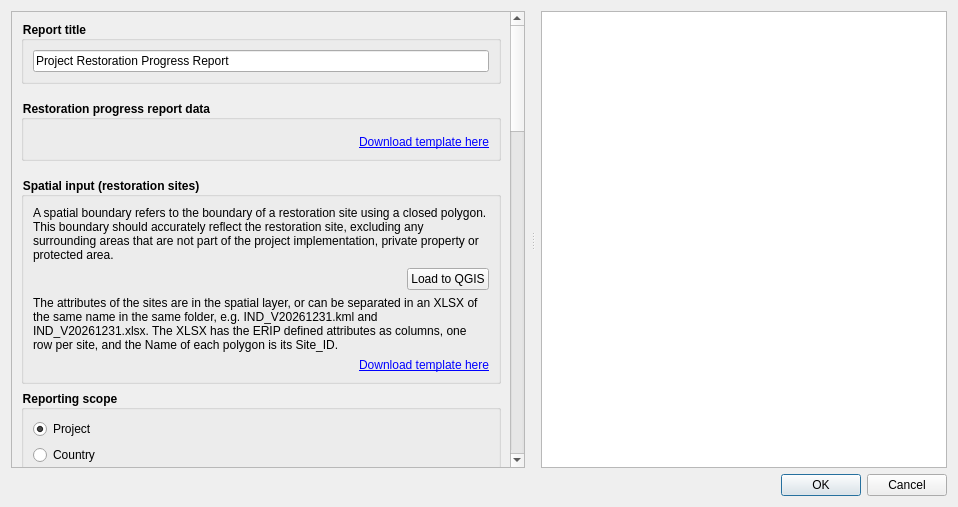
<?xml version="1.0" encoding="UTF-8"?>
<ui version="4.0">
 <class>DlgEcosystemRestorationProgress</class>
 <widget class="QDialog" name="DlgEcosystemRestorationProgress">
  <property name="geometry">
   <rect>
    <x>0</x>
    <y>0</y>
    <width>958</width>
    <height>507</height>
   </rect>
  </property>
  <property name="sizePolicy">
   <sizepolicy hsizetype="Fixed" vsizetype="Fixed">
    <horstretch>0</horstretch>
    <verstretch>0</verstretch>
   </sizepolicy>
  </property>
  <property name="windowTitle">
   <string> Reporting Restoration Progress | Ecosystems Restoration Monitoring</string>
  </property>
  <layout class="QVBoxLayout" name="verticalLayout">
   <item>
    <widget class="QSplitter" name="splitter">
     <property name="orientation">
      <enum>Qt::Horizontal</enum>
     </property>
     <property name="handleWidth">
      <number>16</number>
     </property>
     <widget class="QScrollArea" name="scrollArea">
      <property name="sizePolicy">
       <sizepolicy hsizetype="Preferred" vsizetype="Fixed">
        <horstretch>0</horstretch>
        <verstretch>0</verstretch>
       </sizepolicy>
      </property>
      <property name="widgetResizable">
       <bool>true</bool>
      </property>
      <widget class="QWidget" name="scrollAreaWidgetContents">
       <property name="geometry">
        <rect>
         <x>0</x>
         <y>0</y>
         <width>652</width>
         <height>962</height>
        </rect>
       </property>
       <layout class="QVBoxLayout" name="verticalLayout_2">
        <item>
         <widget class="QGroupBox" name="report_title_box">
          <property name="styleSheet">
           <string notr="true">QGroupBox { font-weight: bold; }</string>
          </property>
          <property name="toolTip">
           <string>Title of the report, on its first page and its reporting scope.</string>
          </property>
          <property name="title">
           <string>Report title</string>
          </property>
          <layout class="QVBoxLayout" name="report_title_box_layout">
           <item>
            <widget class="QLineEdit" name="report_title">
             <property name="toolTip">
              <string>Title of the report, on its first page and its reporting scope.</string>
             </property>
             <property name="text">
              <string>Project Restoration Progress Report</string>
             </property>
            </widget>
           </item>
          </layout>
         </widget>
        </item>
        <item>
         <spacer name="verticalSpacer_2">
          <property name="orientation">
           <enum>Qt::Vertical</enum>
          </property>
          <property name="sizeType">
           <enum>QSizePolicy::Fixed</enum>
          </property>
          <property name="sizeHint" stdset="0">
           <size>
            <width>20</width>
            <height>10</height>
           </size>
          </property>
         </spacer>
        </item>
        <item>
         <widget class="QGroupBox" name="data_xlsx_box">
          <property name="styleSheet">
           <string notr="true">QGroupBox { font-weight: bold; }</string>
          </property>
          <property name="toolTip">
           <string>XLSX file with the target and the reported progress of each sub-indicator.</string>
          </property>
          <property name="title">
           <string>Restoration progress report data</string>
          </property>
          <layout class="QVBoxLayout" name="data_xlsx_box_layout">
           <item>
            <widget class="QgsFileWidget" name="data_xlsx">
             <property name="sizePolicy">
              <sizepolicy hsizetype="Expanding" vsizetype="Fixed">
               <horstretch>0</horstretch>
               <verstretch>0</verstretch>
              </sizepolicy>
             </property>
             <property name="toolTip">
              <string>&lt;html&gt;&lt;head/&gt;&lt;body&gt;&lt;p&gt;XLSX file with one row per sub-indicator of a child project and the columns GEF_CP_ID, Country, indicator, sub_indicator, target and reported_progress.&lt;/p&gt;&lt;/body&gt;&lt;/html&gt;</string>
             </property>
             <property name="filter">
              <string>Excel files (*.xlsx)</string>
             </property>
             <property name="storageMode">
              <enum>QgsFileWidget::GetFile</enum>
             </property>
            </widget>
           </item>
           <item>
            <widget class="QLabel" name="data_xlsx_template_label">
             <property name="text">
              <string>&lt;a href=&quot;template&quot;&gt;Download template here&lt;/a&gt;</string>
             </property>
             <property name="textFormat">
              <enum>Qt::RichText</enum>
             </property>
             <property name="alignment">
              <set>Qt::AlignRight|Qt::AlignVCenter</set>
             </property>
            </widget>
           </item>
          </layout>
         </widget>
        </item>
        <item>
         <spacer name="verticalSpacer_3">
          <property name="orientation">
           <enum>Qt::Vertical</enum>
          </property>
          <property name="sizeType">
           <enum>QSizePolicy::Fixed</enum>
          </property>
          <property name="sizeHint" stdset="0">
           <size>
            <width>20</width>
            <height>10</height>
           </size>
          </property>
         </spacer>
        </item>
        <item>
         <widget class="QGroupBox" name="spatial_layers_box">
          <property name="styleSheet">
           <string notr="true">QGroupBox { font-weight: bold; }</string>
          </property>
          <property name="toolTip">
           <string>Polygon layers of the restoration sites of one country, named [ISO COUNTRY]_V[YYYYMMDD], e.g. IDN_V20261231.</string>
          </property>
          <property name="title">
           <string>Spatial input (restoration sites)</string>
          </property>
          <layout class="QVBoxLayout" name="spatial_layers_box_layout">
           <item>
            <widget class="QLabel" name="spatial_layers_help_label">
             <property name="text">
              <string>A spatial boundary refers to the boundary of a restoration site using a closed polygon. This boundary should accurately reflect the restoration site, excluding any surrounding areas that are not part of the project implementation, private property or protected area.</string>
             </property>
             <property name="wordWrap">
              <bool>true</bool>
             </property>
            </widget>
           </item>
           <item>
            <layout class="QHBoxLayout" name="spatial_layers_layout">
             <item>
              <widget class="QgsFileWidget" name="spatial_layers">
               <property name="sizePolicy">
                <sizepolicy hsizetype="Expanding" vsizetype="Fixed">
                 <horstretch>0</horstretch>
                 <verstretch>0</verstretch>
                </sizepolicy>
               </property>
               <property name="toolTip">
                <string>&lt;html&gt;&lt;head/&gt;&lt;body&gt;&lt;p&gt;GeoJSON, KML, KMZ or Shapefile files of the restoration sites of one country, in WGS 84 (EPSG:4326), with one layer each, named [ISO COUNTRY]_V[YYYYMMDD], e.g. IDN_V20261231.shp. A site has one record in a year, the record of the latest file.&lt;/p&gt;&lt;/body&gt;&lt;/html&gt;</string>
               </property>
               <property name="storageMode">
                <enum>QgsFileWidget::GetMultipleFiles</enum>
               </property>
              </widget>
             </item>
             <item>
              <widget class="QPushButton" name="spatial_layers_load_button">
               <property name="toolTip">
                <string>Load the selected files into the QGIS project, to view or edit them.</string>
               </property>
               <property name="text">
                <string>Load to QGIS</string>
               </property>
              </widget>
             </item>
            </layout>
           </item>
           <item>
            <widget class="QLabel" name="spatial_layers_attributes_help_label">
             <property name="text">
              <string>The attributes of the sites are in the spatial layer, or can be separated in an XLSX of the same name in the same folder, e.g. IND_V20261231.kml and IND_V20261231.xlsx. The XLSX has the ERIP defined attributes as columns, one row per site, and the Name of each polygon is its Site_ID.</string>
             </property>
             <property name="wordWrap">
              <bool>true</bool>
             </property>
            </widget>
           </item>
           <item>
            <widget class="QLabel" name="spatial_layers_template_label">
             <property name="toolTip">
              <string>Save a template of the restoration sites of a country, named [ISO COUNTRY]_V[YYYYMMDD] from the ISO3 and the date entered: a Shapefile with its fields, QGIS form and legend, or a GeoJSON, KML or KMZ with one example site to delete.</string>
             </property>
             <property name="text">
              <string>&lt;a href=&quot;template&quot;&gt;Download template here&lt;/a&gt;</string>
             </property>
             <property name="textFormat">
              <enum>Qt::RichText</enum>
             </property>
             <property name="alignment">
              <set>Qt::AlignRight|Qt::AlignVCenter</set>
             </property>
            </widget>
           </item>
          </layout>
         </widget>
        </item>
        <item>
         <widget class="QGroupBox" name="reporting_scope_box">
          <property name="styleSheet">
           <string notr="true">QGroupBox { font-weight: bold; }</string>
          </property>
          <property name="toolTip">
           <string>Reporting scope of the report: the child projects of the report data, the restoration sites of a country, or a custom AOI.</string>
          </property>
          <property name="title">
           <string>Reporting scope</string>
          </property>
          <layout class="QVBoxLayout" name="reporting_scope_layout">
           <item>
            <widget class="QRadioButton" name="reporting_scope_project_radio_button">
             <property name="toolTip">
              <string>Report all the child projects, or one child project, of the report data.</string>
             </property>
             <property name="text">
              <string>Project</string>
             </property>
             <property name="checked">
              <bool>true</bool>
             </property>
            </widget>
           </item>
           <item>
            <widget class="QRadioButton" name="reporting_scope_country_radio_button">
             <property name="toolTip">
              <string>Report the rows of the report data and the restoration sites of a country.</string>
             </property>
             <property name="text">
              <string>Country</string>
             </property>
            </widget>
           </item>
           <item>
            <widget class="QRadioButton" name="reporting_scope_custom_aoi_radio_button">
             <property name="toolTip">
              <string>Report the restoration sites of the current region. For now, all the restoration sites of all the child projects.</string>
             </property>
             <property name="text">
              <string>Custom AOI</string>
             </property>
            </widget>
           </item>
          </layout>
         </widget>
        </item>
        <item>
         <widget class="QGroupBox" name="child_project_box">
          <property name="styleSheet">
           <string notr="true">QGroupBox { font-weight: bold; }</string>
          </property>
          <property name="title">
           <string>Filter data by projects</string>
          </property>
          <layout class="QVBoxLayout" name="child_project_layout">
           <item>
            <widget class="QRadioButton" name="all_child_projects_radio_button">
             <property name="toolTip">
              <string>Report all the child projects of the report data file.</string>
             </property>
             <property name="text">
              <string>All child projects</string>
             </property>
             <property name="checked">
              <bool>true</bool>
             </property>
            </widget>
           </item>
           <item>
            <layout class="QHBoxLayout" name="select_child_project_layout">
             <item>
              <widget class="QRadioButton" name="child_project_radio_button">
               <property name="toolTip">
                <string>Report only one child project of the report data file.</string>
               </property>
               <property name="text">
                <string>Child project:</string>
               </property>
              </widget>
             </item>
             <item>
              <widget class="QComboBox" name="child_project">
               <property name="enabled">
                <bool>false</bool>
               </property>
               <property name="sizePolicy">
                <sizepolicy hsizetype="Expanding" vsizetype="Fixed">
                 <horstretch>0</horstretch>
                 <verstretch>0</verstretch>
                </sizepolicy>
               </property>
               <property name="toolTip">
                <string>GEF_CP_ID of the child project, from the report data file. Type to search.</string>
               </property>
               <property name="editable">
                <bool>true</bool>
               </property>
               <property name="insertPolicy">
                <enum>QComboBox::NoInsert</enum>
               </property>
              </widget>
             </item>
            </layout>
           </item>
          </layout>
         </widget>
        </item>
        <item>
         <widget class="QGroupBox" name="country_box">
          <property name="styleSheet">
           <string notr="true">QGroupBox { font-weight: bold; }</string>
          </property>
          <property name="title">
           <string>Select country</string>
          </property>
          <layout class="QVBoxLayout" name="country_layout">
           <item>
            <widget class="QComboBox" name="country">
             <property name="toolTip">
              <string>ISO3 of the country of the report, from the Country of the report data file: its rows and the restoration sites of the country. Type to search.</string>
             </property>
             <property name="editable">
              <bool>true</bool>
             </property>
             <property name="insertPolicy">
              <enum>QComboBox::NoInsert</enum>
             </property>
            </widget>
           </item>
          </layout>
         </widget>
        </item>
        <item>
         <spacer name="verticalSpacer_4">
          <property name="orientation">
           <enum>Qt::Vertical</enum>
          </property>
          <property name="sizeType">
           <enum>QSizePolicy::Fixed</enum>
          </property>
          <property name="sizeHint" stdset="0">
           <size>
            <width>20</width>
            <height>10</height>
           </size>
          </property>
         </spacer>
        </item>
        <item>
         <widget class="QGroupBox" name="reporting_period_box">
          <property name="styleSheet">
           <string notr="true">QGroupBox { font-weight: bold; }</string>
          </property>
          <property name="toolTip">
           <string>Reporting period of the report, from the baseline year to the monitoring year. The spatially supported area of a year is the area of the sites with a Date in that year.</string>
          </property>
          <property name="title">
           <string>Reporting period</string>
          </property>
          <layout class="QVBoxLayout" name="reporting_period_box_layout">
           <item>
            <layout class="QHBoxLayout" name="reporting_period_layout">
             <item>
              <spacer name="reporting_period_left_spacer">
               <property name="orientation">
                <enum>Qt::Horizontal</enum>
               </property>
               <property name="sizeHint" stdset="0">
                <size>
                 <width>0</width>
                 <height>0</height>
                </size>
               </property>
              </spacer>
             </item>
             <item>
              <layout class="QVBoxLayout" name="baseline_year_layout">
               <item>
                <widget class="QLabel" name="baseline_year_label">
                 <property name="text">
                  <string>Baseline year</string>
                 </property>
                </widget>
               </item>
               <item>
                <widget class="QSpinBox" name="baseline_year">
                 <property name="toolTip">
                  <string>First year of the reporting period, not after the monitoring year.</string>
                 </property>
                </widget>
               </item>
              </layout>
             </item>
             <item>
              <spacer name="reporting_period_middle_spacer">
               <property name="orientation">
                <enum>Qt::Horizontal</enum>
               </property>
               <property name="sizeType">
                <enum>QSizePolicy::Fixed</enum>
               </property>
               <property name="sizeHint" stdset="0">
                <size>
                 <width>24</width>
                 <height>0</height>
                </size>
               </property>
              </spacer>
             </item>
             <item>
              <layout class="QVBoxLayout" name="reporting_year_layout">
               <item>
                <widget class="QLabel" name="reporting_year_label">
                 <property name="text">
                  <string>Monitoring year</string>
                 </property>
                </widget>
               </item>
               <item>
                <widget class="QSpinBox" name="reporting_year">
                 <property name="toolTip">
                  <string>Last year of the reporting period, not after this year.</string>
                 </property>
                </widget>
               </item>
              </layout>
             </item>
             <item>
              <spacer name="reporting_period_right_spacer">
               <property name="orientation">
                <enum>Qt::Horizontal</enum>
               </property>
               <property name="sizeHint" stdset="0">
                <size>
                 <width>0</width>
                 <height>0</height>
                </size>
               </property>
              </spacer>
             </item>
            </layout>
           </item>
          </layout>
         </widget>
        </item>
        <item>
         <widget class="QgsCollapsibleGroupBox" name="advanced_options">
          <property name="title">
           <string>Advanced options</string>
          </property>
          <property name="collapsed">
           <bool>true</bool>
          </property>
          <layout class="QVBoxLayout" name="advanced_options_layout">
           <item>
            <widget class="QLabel" name="sites_help_label">
             <property name="text">
              <string>Sites drawn in the report, using sites in spatial input.</string>
             </property>
             <property name="wordWrap">
              <bool>true</bool>
             </property>
            </widget>
           </item>
           <item>
            <widget class="QGroupBox" name="indicator_1_sites_box">
             <property name="title">
              <string>1. Under improved management</string>
             </property>
             <layout class="QVBoxLayout" name="indicator_1_sites_layout">
              <item>
               <widget class="QListWidget" name="indicator_1_sites">
                <property name="minimumSize">
                 <size>
                  <width>0</width>
                  <height>100</height>
                 </size>
                </property>
                <property name="maximumSize">
                 <size>
                  <width>16777215</width>
                  <height>160</height>
                 </size>
                </property>
               </widget>
              </item>
              <item>
               <layout class="QHBoxLayout" name="indicator_1_sites_buttons_layout">
                <item>
                 <widget class="QPushButton" name="indicator_1_select_all_button">
                  <property name="text">
                   <string>Select all</string>
                  </property>
                 </widget>
                </item>
                <item>
                 <widget class="QPushButton" name="indicator_1_unselect_all_button">
                  <property name="text">
                   <string>Unselect all</string>
                  </property>
                 </widget>
                </item>
                <item>
                 <spacer name="indicator_1_sites_buttons_spacer">
                  <property name="orientation">
                   <enum>Qt::Horizontal</enum>
                  </property>
                  <property name="sizeHint" stdset="0">
                   <size>
                    <width>0</width>
                    <height>0</height>
                   </size>
                  </property>
                 </spacer>
                </item>
               </layout>
              </item>
             </layout>
            </widget>
           </item>
           <item>
            <widget class="QGroupBox" name="indicator_3_sites_box">
             <property name="title">
              <string>3. Under restoration</string>
             </property>
             <layout class="QVBoxLayout" name="indicator_3_sites_layout">
              <item>
               <widget class="QListWidget" name="indicator_3_sites">
                <property name="minimumSize">
                 <size>
                  <width>0</width>
                  <height>100</height>
                 </size>
                </property>
                <property name="maximumSize">
                 <size>
                  <width>16777215</width>
                  <height>160</height>
                 </size>
                </property>
               </widget>
              </item>
              <item>
               <layout class="QHBoxLayout" name="indicator_3_sites_buttons_layout">
                <item>
                 <widget class="QPushButton" name="indicator_3_select_all_button">
                  <property name="text">
                   <string>Select all</string>
                  </property>
                 </widget>
                </item>
                <item>
                 <widget class="QPushButton" name="indicator_3_unselect_all_button">
                  <property name="text">
                   <string>Unselect all</string>
                  </property>
                 </widget>
                </item>
                <item>
                 <spacer name="indicator_3_sites_buttons_spacer">
                  <property name="orientation">
                   <enum>Qt::Horizontal</enum>
                  </property>
                  <property name="sizeHint" stdset="0">
                   <size>
                    <width>0</width>
                    <height>0</height>
                   </size>
                  </property>
                 </spacer>
                </item>
               </layout>
              </item>
             </layout>
            </widget>
           </item>
           <item>
            <widget class="QGroupBox" name="indicator_4_sites_box">
             <property name="title">
              <string>4. Under improved practices</string>
             </property>
             <layout class="QVBoxLayout" name="indicator_4_sites_layout">
              <item>
               <widget class="QListWidget" name="indicator_4_sites">
                <property name="minimumSize">
                 <size>
                  <width>0</width>
                  <height>100</height>
                 </size>
                </property>
                <property name="maximumSize">
                 <size>
                  <width>16777215</width>
                  <height>160</height>
                 </size>
                </property>
               </widget>
              </item>
              <item>
               <layout class="QHBoxLayout" name="indicator_4_sites_buttons_layout">
                <item>
                 <widget class="QPushButton" name="indicator_4_select_all_button">
                  <property name="text">
                   <string>Select all</string>
                  </property>
                 </widget>
                </item>
                <item>
                 <widget class="QPushButton" name="indicator_4_unselect_all_button">
                  <property name="text">
                   <string>Unselect all</string>
                  </property>
                 </widget>
                </item>
                <item>
                 <spacer name="indicator_4_sites_buttons_spacer">
                  <property name="orientation">
                   <enum>Qt::Horizontal</enum>
                  </property>
                  <property name="sizeHint" stdset="0">
                   <size>
                    <width>0</width>
                    <height>0</height>
                   </size>
                  </property>
                 </spacer>
                </item>
               </layout>
              </item>
             </layout>
            </widget>
           </item>
          </layout>
         </widget>
        </item>
        <item>
         <spacer name="verticalSpacer_5">
          <property name="orientation">
           <enum>Qt::Vertical</enum>
          </property>
          <property name="sizeType">
           <enum>QSizePolicy::Fixed</enum>
          </property>
          <property name="sizeHint" stdset="0">
           <size>
            <width>20</width>
            <height>10</height>
           </size>
          </property>
         </spacer>
        </item>
        <item>
         <widget class="Line" name="line">
          <property name="minimumSize">
           <size>
            <width>0</width>
            <height>50</height>
           </size>
          </property>
          <property name="sizeIncrement">
           <size>
            <width>0</width>
            <height>0</height>
           </size>
          </property>
          <property name="orientation">
           <enum>Qt::Horizontal</enum>
          </property>
         </widget>
        </item>
        <item>
         <layout class="QHBoxLayout" name="horizontalLayout">
          <item>
           <widget class="QLabel" name="region_la">
            <property name="sizePolicy">
             <sizepolicy hsizetype="Preferred" vsizetype="Fixed">
              <horstretch>0</horstretch>
              <verstretch>0</verstretch>
             </sizepolicy>
            </property>
            <property name="toolTip">
             <string>The current selected region of interest</string>
            </property>
            <property name="text">
             <string>region name</string>
            </property>
            <property name="wordWrap">
             <bool>true</bool>
            </property>
           </widget>
          </item>
          <item>
           <widget class="QPushButton" name="region_button">
            <property name="toolTip">
             <string>&lt;html&gt;&lt;head/&gt;&lt;body&gt;&lt;p&gt;Opens settings dialog in order to change region of interest.&lt;/p&gt;&lt;/body&gt;&lt;/html&gt;</string>
            </property>
            <property name="text">
             <string>Change region</string>
            </property>
           </widget>
          </item>
         </layout>
        </item>
        <item>
         <widget class="QLabel" name="execution_name_label">
          <property name="sizePolicy">
           <sizepolicy hsizetype="Preferred" vsizetype="Fixed">
            <horstretch>0</horstretch>
            <verstretch>0</verstretch>
           </sizepolicy>
          </property>
          <property name="toolTip">
           <string>Input the name that will be assigned to the execution task.</string>
          </property>
          <property name="text">
           <string>Execution name:</string>
          </property>
         </widget>
        </item>
        <item>
         <widget class="QLineEdit" name="execution_name">
          <property name="toolTip">
           <string>&lt;html&gt;&lt;head/&gt;&lt;body&gt;&lt;p&gt;Input for the name that will be assigned to the execution task, if not filled the algorithm name will be used as the task name.&lt;/p&gt;&lt;/body&gt;&lt;/html&gt;</string>
          </property>
         </widget>
        </item>
        <item>
         <widget class="QLabel" name="task_notes_label">
          <property name="sizePolicy">
           <sizepolicy hsizetype="Preferred" vsizetype="Fixed">
            <horstretch>0</horstretch>
            <verstretch>0</verstretch>
           </sizepolicy>
          </property>
          <property name="text">
           <string>Notes:</string>
          </property>
         </widget>
        </item>
        <item>
         <widget class="QTextEdit" name="task_notes">
          <property name="sizePolicy">
           <sizepolicy hsizetype="Expanding" vsizetype="Fixed">
            <horstretch>0</horstretch>
            <verstretch>0</verstretch>
           </sizepolicy>
          </property>
          <property name="minimumSize">
           <size>
            <width>0</width>
            <height>0</height>
           </size>
          </property>
          <property name="maximumSize">
           <size>
            <width>16777215</width>
            <height>100</height>
           </size>
          </property>
          <property name="toolTip">
           <string>User notes associated with the executed task.</string>
          </property>
         </widget>
        </item>
        <item>
         <spacer name="verticalSpacer">
          <property name="orientation">
           <enum>Qt::Vertical</enum>
          </property>
          <property name="sizeHint" stdset="0">
           <size>
            <width>20</width>
            <height>40</height>
           </size>
          </property>
         </spacer>
        </item>
       </layout>
      </widget>
     </widget>
     <widget class="QTextBrowser" name="alg_help">
      <property name="sizePolicy">
       <sizepolicy hsizetype="Fixed" vsizetype="Fixed">
        <horstretch>0</horstretch>
        <verstretch>0</verstretch>
       </sizepolicy>
      </property>
      <property name="accessibleName">
       <string/>
      </property>
      <property name="html">
       <string>&lt;!DOCTYPE HTML PUBLIC &quot;-//W3C//DTD HTML 4.0//EN&quot; &quot;http://www.w3.org/TR/REC-html40/strict.dtd&quot;&gt;
&lt;html&gt;&lt;head&gt;&lt;meta name=&quot;qrichtext&quot; content=&quot;1&quot; /&gt;&lt;style type=&quot;text/css&quot;&gt;
p, li { white-space: pre-wrap; }
&lt;/style&gt;&lt;/head&gt;&lt;body style=&quot; font-family:'Ubuntu Sans'; font-size:11pt; font-weight:400; font-style:normal;&quot;&gt;
&lt;p style=&quot;-qt-paragraph-type:empty; margin-top:0px; margin-bottom:0px; margin-left:0px; margin-right:0px; -qt-block-indent:0; text-indent:0px;&quot;&gt;&lt;br /&gt;&lt;/p&gt;&lt;/body&gt;&lt;/html&gt;</string>
      </property>
      <property name="openExternalLinks">
       <bool>true</bool>
      </property>
      <property name="openLinks">
       <bool>true</bool>
      </property>
     </widget>
    </widget>
   </item>
   <item>
    <widget class="QDialogButtonBox" name="button_box">
     <property name="orientation">
      <enum>Qt::Horizontal</enum>
     </property>
     <property name="standardButtons">
      <set>QDialogButtonBox::Cancel|QDialogButtonBox::Ok</set>
     </property>
    </widget>
   </item>
  </layout>
 </widget>
 <customwidgets>
  <customwidget>
   <class>QgsFileWidget</class>
   <extends>QWidget</extends>
   <header>qgsfilewidget.h</header>
  </customwidget>
  <customwidget>
   <class>QgsCollapsibleGroupBox</class>
   <extends>QGroupBox</extends>
   <header>qgis.gui</header>
   <container>1</container>
  </customwidget>
 </customwidgets>
 <resources/>
 <connections>
  <connection>
   <sender>button_box</sender>
   <signal>accepted()</signal>
   <receiver>DlgEcosystemRestorationProgress</receiver>
   <slot>accept()</slot>
   <hints>
    <hint type="sourcelabel">
     <x>20</x>
     <y>20</y>
    </hint>
    <hint type="destinationlabel">
     <x>20</x>
     <y>20</y>
    </hint>
   </hints>
  </connection>
  <connection>
   <sender>button_box</sender>
   <signal>rejected()</signal>
   <receiver>DlgEcosystemRestorationProgress</receiver>
   <slot>reject()</slot>
   <hints>
    <hint type="sourcelabel">
     <x>20</x>
     <y>20</y>
    </hint>
    <hint type="destinationlabel">
     <x>20</x>
     <y>20</y>
    </hint>
   </hints>
  </connection>
 </connections>
</ui>
